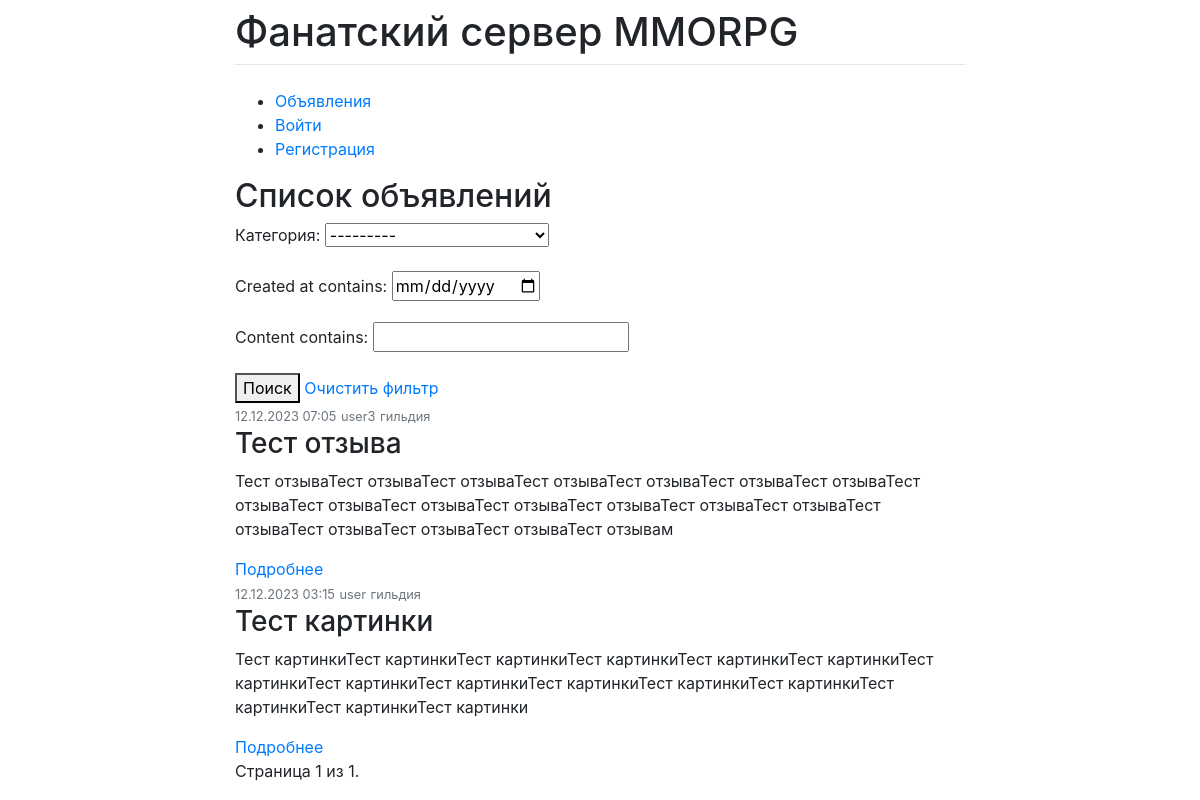
The app's page /, older data.
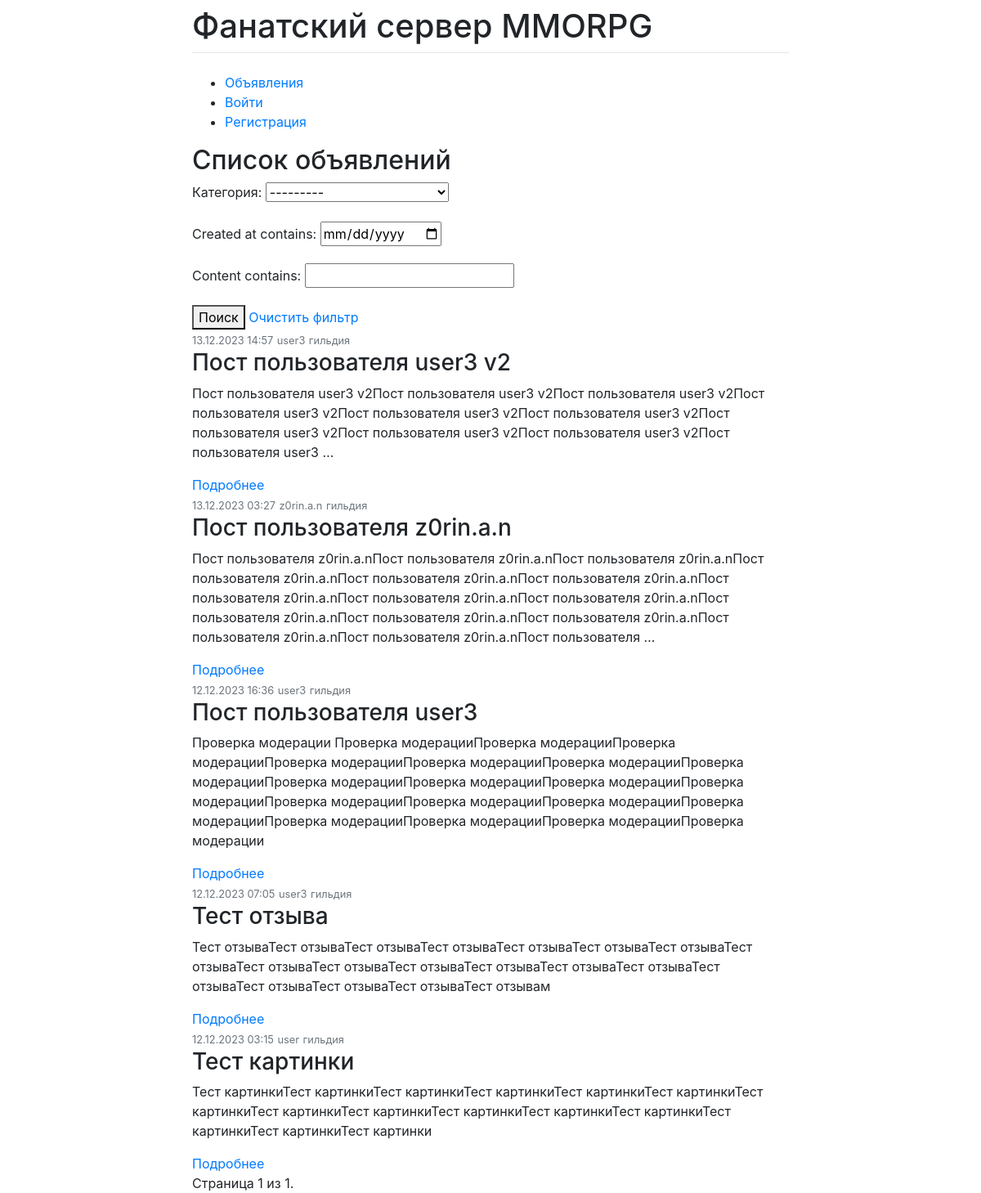
The same page, newer data.
### guild/models.py (models this page shows, shortened)
class Post(models.Model):
    author = models.ForeignKey(Profile, on_delete=models.CASCADE)
    title = models.CharField(max_length=255)
    content = models.TextField()
    category = models.ForeignKey(Category, on_delete=models.CASCADE)
    created_at = models.DateTimeField(auto_now_add=True)
    updated_at = models.DateTimeField(auto_now=True)
    image = models.ImageField(upload_to='images/', null=True, blank=True)

class Profile(models.Model):
    user = models.OneToOneField(User, on_delete=models.CASCADE)
    email_confirmed = models.BooleanField(default=False)
    avatar = models.ImageField(upload_to='images/', null=True, blank=True)
    BIO_CHOICES = [
        ('F', 'Female'),
        ('M', 'Male'),
    ]
    bio = models.CharField(max_length=1, choices=BIO_CHOICES, default='M')
    one_time_password = models.CharField(max_length=10, null=True, blank=True)

class Category(models.Model):
    name = models.CharField(max_length=100)
    subscribes = models.ManyToManyField(Profile, related_name='categories', through='Subscription')
    is_active = models.BooleanField(default=True)
    def __str__(self):
        return self.name.title()

### guild/views.py (the view, shortened to what this page needs)
# urls.py: path('', PostListView.as_view(), name='post-list'),
class PostListView(ListView, FilterView):
    model = Post
    ordering = '-created_at'
    context_object_name = 'posts'
    template_name = 'post_list.html'
    paginate_by = 10  # Количество объявлений на странице
    filterset_class = PostFilter
    def get_context_data(self, **kwargs):
        context = super().get_context_data(**kwargs)
        paginator = Paginator(self.get_queryset(), self.paginate_by)
        page = self.request.GET.get('page')
        posts = paginator.get_page(page)
        context['filterset'] = self.filterset
        context['posts'] = posts
        context['filter'] = PostFilter(self.request.GET, queryset=self.get_queryset())
        context['current_time'] = timezone.localtime(timezone.now())
        context['timezones'] = pytz.common_timezones
        return context
    def get_queryset(self):
        queryset = super().get_queryset()
        self.filterset = PostFilter(self.request.GET, queryset)
        return self.filterset.qs

### templates/post_list.html (shortened to what this page needs)
{% extends 'flatpages/base.html' %}
{% load crispy_forms_tags %}
{% block content %}
    <h2>Список объявлений</h2>
    <form method="get">
        {{ filter.form.as_p }}
        <button type="submit">Поиск</button>
        <a href="{% url 'post-list' %}">Очистить фильтр</a>
    </form>
    {% for post in posts %}
        <div class="post">
            <small class="text-muted">{{ post.created_at|date:'d.m.Y H:i' }}</small>
            <small class="text-muted">{{ post.author.user }}</small>
            <small class="text-muted">{{ post.category.name }}</small><br>
            <h3>{{ post.title }}</h3>
            <p>{{ post.content|truncatewords:30 }}</p>
            <a href="{% url 'post-detail' pk=post.pk %}">Подробнее</a>
        </div>
    {% endfor %}
    <div class="pagination">
    <span class="step-links">
        <span class="current">
            Страница {{ posts.number }} из {{ posts.paginator.num_pages }}.
        </span>
    </span>
    </div>
{% endblock %}

### templates/flatpages/base.html (shortened to what this page needs)
<!DOCTYPE html>
<html lang="ru">
<head>
    <link rel="stylesheet" href="https://stackpath.bootstrapcdn.com/bootstrap/4.1.3/css/bootstrap.min.css"
>
</head>
<body>
<div class="container">
    <div class="row justify-content-center">
        <div class="col-8">
            <h1 class="mt-2">Фанатский сервер MMORPG</h1>
            <hr class="mt-0 mb-4">
            <header>
                <nav>
                    <ul>
                        <li><a href="{% url 'post-list' %}">Объявления</a></li>
                        {% if user.is_authenticated %}
                            <li><a href="{% url 'post-create' %}">Создать объявление</a></li>
                            <li><a href="{% url 'profile' pk=user.profile.pk %}">Мой профиль</a></li>
                            <li><a href="{% url 'response-moderation' %}">Модерация отзывов</a></li>
                            <li><a href="{% url 'logout' %}">Выйти</a></li>
                        {% else %}
                            <li><a href="{% url 'login' %}">Войти</a></li>
                            <li><a href="{% url 'register' %}">Регистрация</a></li>
                        {% endif %}
                    </ul>
                </nav>
            </header>
            <main>
                {% block content %}{% endblock %}
            </main>
        </div>
    </div>
</div>
</body>
</html>

Row changes from the older to the newer data that the page shows:
added Post: created_at "13.12.2023 14:57", author.user "user3", category.name "гильдия", title "Пост пользователя user3 v2", content "Пост пользователя user3 v2Пост пользователя user3 v2Пост пользователя user3 v2Пост пользователя user3 v2Пост пользователя user3 v2Пост пользователя user3 v2Пост пользователя user3 v2Пост пользователя user3 v2Пост пользователя user3 v2Пост пользователя user3 …"
added Post: created_at "13.12.2023 03:27", author.user "z0rin.a.n", category.name "гильдия", title "Пост пользователя z0rin.a.n", content "Пост пользователя z0rin.a.nПост пользователя z0rin.a.nПост пользователя z0rin.a.nПост пользователя z0rin.a.nПост пользователя z0rin.a.nПост пользователя z0rin.a.nПост пользователя z0rin.a.nПост пользователя z0rin.a.nПост пользователя z0rin.a.nПост пользователя z0rin.a.nПост пользователя z0rin.a.nПост пользователя z0rin.a.nПост пользователя z0rin.a.nПост пользователя z0rin.a.nПост пользователя …"
added Post: created_at "12.12.2023 16:36", author.user "user3", category.name "гильдия", title "Пост пользователя user3", content "Проверка модерации Проверка модерацииПроверка модерацииПроверка модерацииПроверка модерацииПроверка модерацииПроверка модерацииПроверка модерацииПроверка модерацииПроверка модерацииПроверка модерацииПроверка модерацииПроверка модерацииПроверка модерацииПроверка модерацииПроверка модерацииПроверка модерацииПроверка модерацииПроверка модерацииПроверка модерации"
